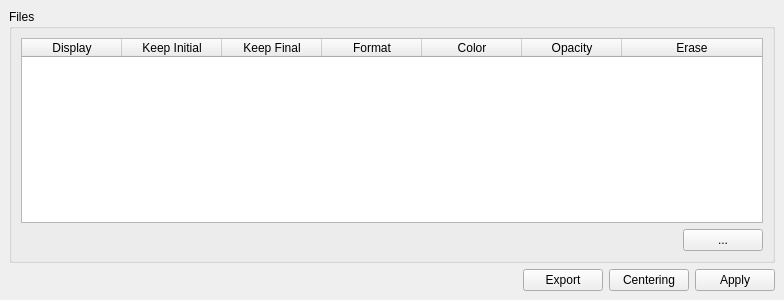
<?xml version="1.0" encoding="UTF-8"?>
<ui version="4.0">
 <class>MergePanel</class>
 <widget class="QDockWidget" name="MergePanel">
  <property name="geometry">
   <rect>
    <x>0</x>
    <y>0</y>
    <width>784</width>
    <height>300</height>
   </rect>
  </property>
  <property name="windowTitle">
   <string>Merge</string>
  </property>
  <widget class="QWidget" name="dockWidgetContents">
   <layout class="QGridLayout" name="gridLayout">
    <item row="0" column="0" colspan="4">
     <widget class="QGroupBox" name="groupBox">
      <property name="title">
       <string>Files</string>
      </property>
      <layout class="QGridLayout" name="gridLayout_2">
       <item row="1" column="1">
        <widget class="QPushButton" name="browserPushButton">
         <property name="text">
          <string>...</string>
         </property>
        </widget>
       </item>
       <item row="1" column="0">
        <spacer name="horizontalSpacer">
         <property name="orientation">
          <enum>Qt::Horizontal</enum>
         </property>
         <property name="sizeHint" stdset="0">
          <size>
           <width>40</width>
           <height>20</height>
          </size>
         </property>
        </spacer>
       </item>
       <item row="0" column="0" colspan="2">
        <widget class="QTableWidget" name="filesTableWidget">
         <attribute name="horizontalHeaderStretchLastSection">
          <bool>true</bool>
         </attribute>
         <column>
          <property name="text">
           <string>Display</string>
          </property>
         </column>
         <column>
          <property name="text">
           <string>Keep Initial</string>
          </property>
         </column>
         <column>
          <property name="text">
           <string>Keep Final</string>
          </property>
         </column>
         <column>
          <property name="text">
           <string>Format</string>
          </property>
         </column>
         <column>
          <property name="text">
           <string>Color</string>
          </property>
         </column>
         <column>
          <property name="text">
           <string>Opacity</string>
          </property>
         </column>
         <column>
          <property name="text">
           <string>Erase</string>
          </property>
         </column>
        </widget>
       </item>
      </layout>
     </widget>
    </item>
    <item row="1" column="1">
     <widget class="QPushButton" name="exportPushButton">
      <property name="text">
       <string>Export</string>
      </property>
     </widget>
    </item>
    <item row="1" column="3">
     <widget class="QPushButton" name="applyPushButton">
      <property name="text">
       <string>Apply</string>
      </property>
     </widget>
    </item>
    <item row="1" column="0">
     <spacer name="horizontalSpacer_2">
      <property name="orientation">
       <enum>Qt::Horizontal</enum>
      </property>
      <property name="sizeHint" stdset="0">
       <size>
        <width>40</width>
        <height>20</height>
       </size>
      </property>
     </spacer>
    </item>
    <item row="1" column="2">
     <widget class="QPushButton" name="centeringPushButton">
      <property name="text">
       <string>Centering</string>
      </property>
     </widget>
    </item>
   </layout>
  </widget>
 </widget>
 <resources/>
 <connections/>
</ui>
